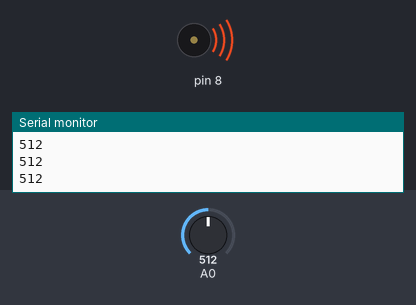
Recording of a sketch running on a simulated Arduino Uno, built with avr-gcc and run on an emulated ATmega328P. Shown: buzzer (waves = sounding), the last lines printed to the serial monitor. The test bench sets the inputs (shaded band); at power-on: A0 = 512.

Above: at 1.2 s.
1.3 s: A0 set to 490
At 2.1 s:
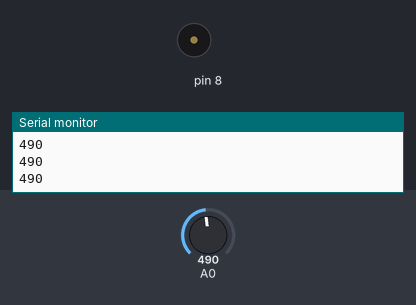
2.8 s: A0 set to 511
At 3.4 s:
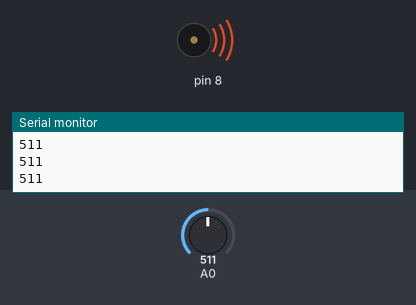
4.3 s: A0 set to 495
At 5.7 s:
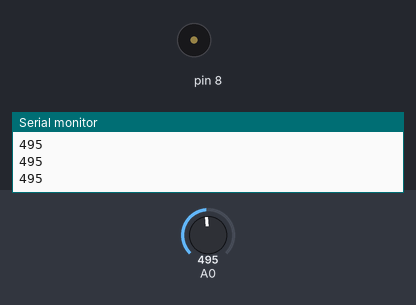
Timing chart, 0 to 7.3 s (numbered marks = the images above; inputs shaded):
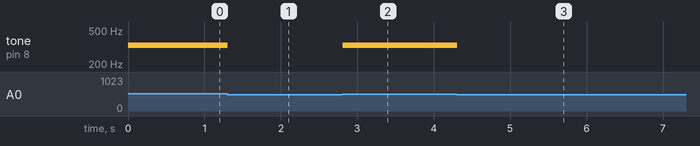

The sketch:

Project07_keyboardInstrument.ino
```cpp
/*
Project 07
Keyboard Instrument
Arduino Starter Kit

Using a photoresistor and a piezo element to make a light-based theremin

Pedro Ruiz

May 29th 2018
*/

// set up an array with 6 integers
int buttons[6];

// give the first element of the array the value 2
//int buttons[0] = 2;

// create an array of frequencies
int notes[] = {262,294,330,349};

void setup() {
  // begin serial communication
  Serial.begin(9600);
}

void loop() {
  // read the analog value and send it to the serial monitor
  int keyVal = analogRead(A0);
  Serial.println(keyVal);
    // use and if...else statement to determine what note to play

  if(keyVal >= 1011 && keyVal <= 1023) {
    tone(8, notes[0]);
  }

  else if(keyVal >= 990 && keyVal <= 1010) {
    tone(8,notes[1]);
  }

  else if(keyVal >= 505 && keyVal <= 515) {
    tone(8,notes[2]);
  }

  else if(keyVal >= 5 && keyVal <= 10) {
    tone(8,notes[3]);
  }

  else {
    noTone(8);
  }

}
```

Measured:
- the behaviour switches between 505 and 504 on A0 (found by bisection; images 0 and 1)
- after the input at 1.3 s, tone on pin 8: 330 Hz → silent at once
- after the input at 2.8 s, tone on pin 8: silent → 330 Hz at once
- after the input at 4.3 s, tone on pin 8: 330 Hz → silent at once
